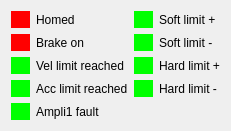
   <widget class="QWidget" name="layoutWidget_6">
    <property name="geometry">
     <rect>
      <x>860</x>
      <y>160</y>
      <width>231</width>
      <height>131</height>
     </rect>
    </property>
    <layout class="QGridLayout" name="gridLayout_14">
     <item row="0" column="0">
      <widget class="QLabel" name="label_tr_homed">
       <property name="styleSheet">
        <string>background-color: rgb(255, 0, 0);</string>
       </property>
       <property name="text">
        <string/>
       </property>
      </widget>
     </item>
     <item row="0" column="1">
      <widget class="QLabel" name="label_66">
       <property name="text">
        <string>Homed</string>
       </property>
      </widget>
     </item>
     <item row="0" column="2">
      <widget class="QLabel" name="label_tr_soft_limitP">
       <property name="styleSheet">
        <string>background-color: rgb(0, 255, 0);</string>
       </property>
       <property name="text">
        <string/>
       </property>
      </widget>
     </item>
     <item row="0" column="3">
      <widget class="QLabel" name="label_67">
       <property name="text">
        <string>Soft limit +</string>
       </property>
      </widget>
     </item>
     <item row="1" column="0">
      <widget class="QLabel" name="label_tr_brake">
       <property name="styleSheet">
        <string>background-color: rgb(255, 0, 0);</string>
       </property>
       <property name="text">
        <string/>
       </property>
      </widget>
     </item>
     <item row="1" column="1">
      <widget class="QLabel" name="label_68">
       <property name="text">
        <string>Brake on</string>
       </property>
      </widget>
     </item>
     <item row="1" column="2">
      <widget class="QLabel" name="label_tr_soft_limitM">
       <property name="styleSheet">
        <string>background-color: rgb(0, 255, 0);</string>
       </property>
       <property name="text">
        <string/>
       </property>
      </widget>
     </item>
     <item row="1" column="3">
      <widget class="QLabel" name="label_69">
       <property name="text">
        <string>Soft limit -</string>
       </property>
      </widget>
     </item>
     <item row="2" column="0">
      <widget class="QLabel" name="label_tr_vel_limit">
       <property name="styleSheet">
        <string>background-color: rgb(0, 255, 0);</string>
       </property>
       <property name="text">
        <string/>
       </property>
      </widget>
     </item>
     <item row="2" column="1">
      <widget class="QLabel" name="label_70">
       <property name="text">
        <string>Vel limit reached</string>
       </property>
      </widget>
     </item>
     <item row="2" column="2">
      <widget class="QLabel" name="label_tr_hard_limitP">
       <property name="styleSheet">
        <string>background-color: rgb(0, 255, 0);</string>
       </property>
       <property name="text">
        <string/>
       </property>
      </widget>
     </item>
     <item row="2" column="3">
      <widget class="QLabel" name="label_71">
       <property name="text">
        <string>Hard limit +</string>
       </property>
      </widget>
     </item>
     <item row="3" column="0">
      <widget class="QLabel" name="label_tr_acc_limit">
       <property name="styleSheet">
        <string>background-color: rgb(0, 255, 0);</string>
       </property>
       <property name="text">
        <string/>
       </property>
      </widget>
     </item>
     <item row="3" column="1">
      <widget class="QLabel" name="label_72">
       <property name="text">
        <string>Acc limit reached</string>
       </property>
      </widget>
     </item>
     <item row="3" column="2">
      <widget class="QLabel" name="label_tr_hard_limitM">
       <property name="styleSheet">
        <string>background-color: rgb(0, 255, 0);</string>
       </property>
       <property name="text">
        <string/>
       </property>
      </widget>
     </item>
     <item row="3" column="3">
      <widget class="QLabel" name="label_73">
       <property name="text">
        <string>Hard limit -</string>
       </property>
      </widget>
     </item>
     <item row="4" column="0">
      <widget class="QLabel" name="label_tr_ampli1_fault">
       <property name="styleSheet">
        <string>background-color: rgb(0, 255, 0);</string>
       </property>
       <property name="text">
        <string/>
       </property>
      </widget>
     </item>
     <item row="4" column="1">
      <widget class="QLabel" name="label_74">
       <property name="text">
        <string>Ampli1 fault</string>
       </property>
      </widget>
     </item>
    </layout>
   </widget>
